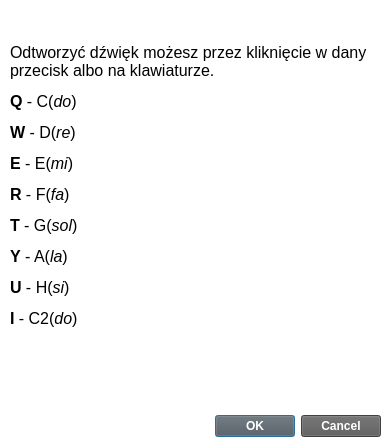
<?xml version="1.0" encoding="UTF-8"?>
<ui version="4.0">
 <class>Dialog</class>
 <widget class="QDialog" name="Dialog">
  <property name="geometry">
   <rect>
    <x>0</x>
    <y>0</y>
    <width>390</width>
    <height>447</height>
   </rect>
  </property>
  <property name="minimumSize">
   <size>
    <width>390</width>
    <height>447</height>
   </size>
  </property>
  <property name="maximumSize">
   <size>
    <width>390</width>
    <height>447</height>
   </size>
  </property>
  <property name="windowTitle">
   <string>Sterowanie</string>
  </property>
  <property name="styleSheet">
   <string notr="true">background-color: rgb(255, 255, 255);
color: rgb(0, 0, 0);</string>
  </property>
  <widget class="QDialogButtonBox" name="buttonBox">
   <property name="geometry">
    <rect>
     <x>80</x>
     <y>410</y>
     <width>301</width>
     <height>32</height>
    </rect>
   </property>
   <property name="styleSheet">
    <string notr="true">background-color: rgb(89, 89, 89);
color: rgb(255, 255, 255);
font-weight:bold;</string>
   </property>
   <property name="orientation">
    <enum>Qt::Horizontal</enum>
   </property>
   <property name="standardButtons">
    <set>QDialogButtonBox::Cancel|QDialogButtonBox::Ok</set>
   </property>
  </widget>
  <widget class="QLabel" name="label">
   <property name="geometry">
    <rect>
     <x>10</x>
     <y>10</y>
     <width>371</width>
     <height>351</height>
    </rect>
   </property>
   <property name="styleSheet">
    <string notr="true"/>
   </property>
   <property name="text">
    <string>&lt;html&gt;&lt;head/&gt;&lt;body&gt;&lt;p&gt;&lt;span style=&quot; font-size:12pt;&quot;&gt;Odtworzyć dźwięk możesz przez kliknięcie w dany przecisk albo na klawiaturze.&lt;/span&gt;&lt;/p&gt;&lt;p align=&quot;justify&quot;&gt;&lt;span style=&quot; font-size:12pt; font-weight:600;&quot;&gt;Q&lt;/span&gt;&lt;span style=&quot; font-size:12pt;&quot;&gt; - C(&lt;/span&gt;&lt;span style=&quot; font-size:12pt; font-style:italic;&quot;&gt;do&lt;/span&gt;&lt;span style=&quot; font-size:12pt;&quot;&gt;)&lt;/span&gt;&lt;/p&gt;&lt;p align=&quot;justify&quot;&gt;&lt;span style=&quot; font-size:12pt; font-weight:600;&quot;&gt;W&lt;/span&gt;&lt;span style=&quot; font-size:12pt;&quot;&gt; - D(&lt;/span&gt;&lt;span style=&quot; font-size:12pt; font-style:italic;&quot;&gt;re&lt;/span&gt;&lt;span style=&quot; font-size:12pt;&quot;&gt;)&lt;/span&gt;&lt;/p&gt;&lt;p align=&quot;justify&quot;&gt;&lt;span style=&quot; font-size:12pt; font-weight:600;&quot;&gt;E&lt;/span&gt;&lt;span style=&quot; font-size:12pt;&quot;&gt; - E(&lt;/span&gt;&lt;span style=&quot; font-size:12pt; font-style:italic;&quot;&gt;mi&lt;/span&gt;&lt;span style=&quot; font-size:12pt;&quot;&gt;)&lt;/span&gt;&lt;/p&gt;&lt;p align=&quot;justify&quot;&gt;&lt;span style=&quot; font-size:12pt; font-weight:600;&quot;&gt;R&lt;/span&gt;&lt;span style=&quot; font-size:12pt;&quot;&gt; - F(&lt;/span&gt;&lt;span style=&quot; font-size:12pt; font-style:italic;&quot;&gt;fa&lt;/span&gt;&lt;span style=&quot; font-size:12pt;&quot;&gt;)&lt;/span&gt;&lt;/p&gt;&lt;p align=&quot;justify&quot;&gt;&lt;span style=&quot; font-size:12pt; font-weight:600;&quot;&gt;T&lt;/span&gt;&lt;span style=&quot; font-size:12pt;&quot;&gt; - G(&lt;/span&gt;&lt;span style=&quot; font-size:12pt; font-style:italic;&quot;&gt;sol&lt;/span&gt;&lt;span style=&quot; font-size:12pt;&quot;&gt;)&lt;/span&gt;&lt;/p&gt;&lt;p align=&quot;justify&quot;&gt;&lt;span style=&quot; font-size:12pt; font-weight:600;&quot;&gt;Y&lt;/span&gt;&lt;span style=&quot; font-size:12pt;&quot;&gt; - A(&lt;/span&gt;&lt;span style=&quot; font-size:12pt; font-style:italic;&quot;&gt;la&lt;/span&gt;&lt;span style=&quot; font-size:12pt;&quot;&gt;)&lt;/span&gt;&lt;/p&gt;&lt;p align=&quot;justify&quot;&gt;&lt;span style=&quot; font-size:12pt; font-weight:600;&quot;&gt;U&lt;/span&gt;&lt;span style=&quot; font-size:12pt;&quot;&gt; - H(&lt;/span&gt;&lt;span style=&quot; font-size:12pt; font-style:italic;&quot;&gt;si&lt;/span&gt;&lt;span style=&quot; font-size:12pt;&quot;&gt;)&lt;/span&gt;&lt;/p&gt;&lt;p align=&quot;justify&quot;&gt;&lt;span style=&quot; font-size:12pt; font-weight:600;&quot;&gt;I&lt;/span&gt;&lt;span style=&quot; font-size:12pt;&quot;&gt; - C2(&lt;/span&gt;&lt;span style=&quot; font-size:12pt; font-style:italic;&quot;&gt;do&lt;/span&gt;&lt;span style=&quot; font-size:12pt;&quot;&gt;)&lt;/span&gt;&lt;/p&gt;&lt;/body&gt;&lt;/html&gt;</string>
   </property>
   <property name="wordWrap">
    <bool>true</bool>
   </property>
  </widget>
 </widget>
 <resources/>
 <connections>
  <connection>
   <sender>buttonBox</sender>
   <signal>accepted()</signal>
   <receiver>Dialog</receiver>
   <slot>accept()</slot>
   <hints>
    <hint type="sourcelabel">
     <x>248</x>
     <y>254</y>
    </hint>
    <hint type="destinationlabel">
     <x>157</x>
     <y>274</y>
    </hint>
   </hints>
  </connection>
  <connection>
   <sender>buttonBox</sender>
   <signal>rejected()</signal>
   <receiver>Dialog</receiver>
   <slot>reject()</slot>
   <hints>
    <hint type="sourcelabel">
     <x>316</x>
     <y>260</y>
    </hint>
    <hint type="destinationlabel">
     <x>286</x>
     <y>274</y>
    </hint>
   </hints>
  </connection>
 </connections>
</ui>
